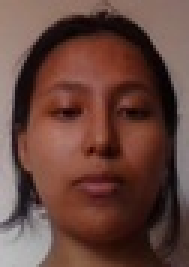
#> input picture face_detection_vj/dataset/faces/oja.jpg, 63 x 89 px, shrunk from 317 x 444 before the run, found by its file name (shown 3 times larger)
$ python haarlike_feature.py
#> lines starting #> are read from the running program, lines starting #| are printed output that depends on the picture; long printed decimals are rounded
### face_detection/src/image_data.py
import numpy as np
from matplotlib import image as mpimg    # to read image as numpy array
# import time


class ImageData:

  def __init__(self, image_path):
    self.image_path = image_path
    self.rgb = self.load_image()
    self.gray = self.rgb_to_grayscale()
    self.integral = self.compute_integral_image()

  def load_image(self):
    return mpimg.imread(self.image_path)
#> returned value is the input picture: shape (89, 63, 3); mean R, G, B 102.7, 69, 60.9

  def rgb_to_grayscale(self):
    # luminance formula
    return (self.rgb[:,:,0] * 0.299  + self.rgb[:,:,1] * 0.587 + self.rgb[:,:,2] * 0.114)
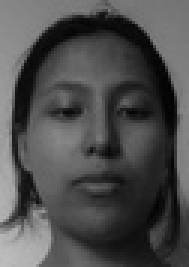
#> returned value: shape (89, 63) float64 (shown 3 times larger); min 2.07, max 189, mean 78.2

  # '''
  def compute_integral_image(self):
    h,w = self.gray.shape
#> h = 89; w = 63
    integImage = np.zeros((h+1,w+1)) # extra padding

    for i in range(1, h+1):
      for j in range(1, w+1):
        # calculating the integral image using the recursive sum
        integImage[i,j] =  (integImage[i,j-1]+ integImage[i-1,j] - integImage[i-1,j-1] + self.gray[i-1,j-1])  # self.gray & ogImage same thing but something bachako?
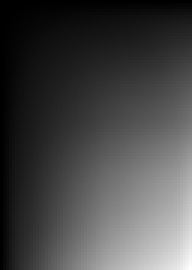
#> integImage: shape (90, 64) float64 (shown 3 times larger); min 0, max 438257.9, mean 121775.8; drawn with min black and max white
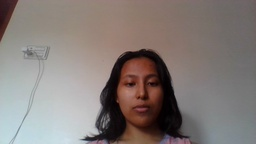
#> input picture face_detection/dataset/faces/WIN_20250710_12_34_22_Pro.jpg, 256 x 144 px, shrunk from 1280 x 720 before the run, found by its file name
#> in load_image, returned value is the input picture: shape (144, 256, 3); mean R, G, B 132.6, 123.6, 120
#> in rgb_to_grayscale (call 2), `return (self.rgb[:,:,0] * 0.299  + self.rgb[:,:,1] * 0.587 + self.rgb[..`:
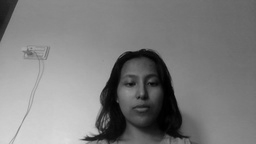
#> returned value: shape (144, 256) float64; min 0, max 220.3, mean 125.9
#> after the loop in compute_integral_image (call 2), `for i in range(1, h+1):`:
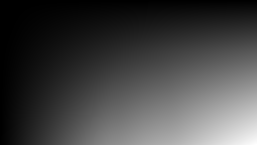
#> integImage: shape (145, 257) float64; min 0, max 4641173.1, mean 1230634.6; drawn with min black and max white
        # also why is it inside () : just for grouping doesnt do anything

    return integImage
  # '''
  # calculating with nested for loops take long time so
  # using NumPy built-in to compute cumulative sums
  # def compute_integral_image(self):
  #   return self.gray.cumsum(axis=0).cumsum(axis=1)


  # '''
  def get_sum(self, x1, y1, x2, y2):
    A = self.integral[x2,y2]
#> A = 33.81
    B = self.integral[x1-1,y2] if x1 > 0 else 0
#> B = 0
    C = self.integral[x2,y1-1] if y1 > 0 else 0
#> C = 0
    D = self.integral[x1-1,y1-1] if x1 > 0 and y1 > 0 else 0
#> D = 0
    return A - B - C + D

  # [5 lines left out: function show_info, not called in this run]


img = ImageData('dataset/faces/oja.jpg')

### face_detection/src/haarlike_feature.py
from image_data import ImageData
import numpy as np
# from matplotlib import image as mpimg
import time

start_time = time.time()
class HaarFeatureScanner:
  def __init__(self, image_data):
    self.img = image_data
    self.integral= image_data.integral

    self.feature_type = [
      ("horizontal_edge", 2, 1),
      ("vertical_edge", 1, 2),
      ("horizontal_line", 3, 1),
      ("vertical_line", 1, 3),
      ("checkerboard", 2, 2)
    ]

  def haarlike_feature(self, feature_type, row, col, height, width):
    # white_sum = 0
    # black_sum = 0

    gs = self.img.get_sum

    if feature_type == "horizontal_edge":
      white_sum = gs(row, col, row + height//2, col + width)
#> white_sum = 33.81
      black_sum = gs(row + height//2, col, row + height, col + width)
#> black_sum = 67.61
      return white_sum - black_sum

    elif feature_type == "vertical_edge":
      white_sum = gs(row, col, row + height, col + width//2)
      black_sum = gs(row, col + width//2,row + height, col + width)

      return white_sum - black_sum

    elif feature_type == "horizontal_line":
      white_sum1 = gs(row, col, row + height//3, col + width)
      black_sum = gs(row + height//3, col, row + 2*height//3, col + width)
      white_sum2  = gs(row + 2*height//3, col, row + height, col + width)
      return (white_sum1 + white_sum2) - black_sum

    elif feature_type == "vertical_line":
      white_sum1 = gs(row, col, row + height, col + width//3)
      black_sum = gs(row, col + width//3, row + height, col + 2*width//3)
      white_sum2  = gs(row, col + 2*width//3, row + height, col + width)
      return (white_sum1 + white_sum2) - black_sum

    elif feature_type == "checkerboard":
      white_sum1 = gs(row, col, row + height//2, col + width//2)
      black_sum1 = gs(row, col + width//2, row + height//2, col + width)
      black_sum2 = gs(row + height//2, col, row + height, col + width//2)
      white_sum2  = gs(row + height//2, col + width//2, row + height, col + width)
      return (white_sum1 + white_sum2) - (black_sum1 + black_sum2)

    # [8 lines of commented-out code are left out]
  def generate_all_features(self, window_size = 12, step = 9):
  # def generate_all_features(self, window_size = 24, step = 3):
    # feature_type = [
    #   ("horizontal_edge", 2, 1),
    #   ("vertical_edge", 1, 2),
    #   ("horizontal_line", 3, 1),
    #   ("vertical_line", 1, 3),
    #   ("checkerboard", 2, 2)
    # ]
    rows, cols = self.img.gray.shape

    # all_features = []
    for f_type, min_h, min_w in self.feature_type:
      for h in range(min_h, window_size+1, min_h):
      # for h in [min_h, min_h*2, min_h*3]:
        for w in range(min_w, window_size+1, min_w):
        # for w in [min_w, min_w*2, min_w*3]:

          if h > rows or w > cols:
            continue

          # For sliding window
          for r in range(0, rows - h + 1, step):     # so that sliding window doesnt go out of bound
            for c in range(0, cols - w + 1, step):    # so that sliding window doesnt go out of bound
              feature_value = self.haarlike_feature(f_type, r, c, h, w)
              yield (f_type, (r, c), (h, w), feature_value)


img = ImageData('dataset/faces/WIN_20250710_12_34_22_Pro.jpg')
scanner = HaarFeatureScanner(img)

count = 0
# for feat in scanner.generate_all_features(window_size=24, step=3):      # long time
for feat in scanner.generate_all_features(window_size=12, step=9):      # 10.624948024749756 secs
# for feat in scanner.generate_all_features(window_size=12, step=5):      # 31.829795122146606 secs
# for feat in scanner.generate_all_features(window_size=12, step=3):
# for feat in scanner.generate_all_features(window_size=24, step=9):      # 40.53484916687012 secs
# for feat in scanner.generate_all_features(window_size=24, step=5):      # 126.53914332389832 secs
# for feat in scanner.generate_all_features(window_size=24, step=3):      # 342.6353735923767 secs for completion
  if count < 5:
    print(feat)
  count += 1
#> this loop made 122847 passes
#> after the loop, count = 122847

print(f"Total features extracted: {count}")   # Total features extracted: 110409360 ( for window_size=24, step=3)
#| Total features extracted: 122847
                                              # Total features extracted: 12341905  (for window_size=24, step=9)
end_time = time.time()
elapsed_time = end_time - start_time
#> elapsed_time = 1.61

print(f"{elapsed_time} secs for completion")
#| 1.607 secs for completion
